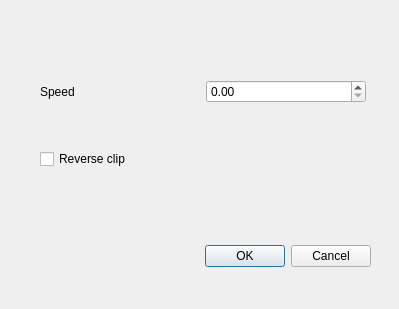
<?xml version="1.0" encoding="UTF-8"?>
<ui version="4.0">
 <class>SpeedDialog</class>
 <widget class="QDialog" name="SpeedDialog">
  <property name="geometry">
   <rect>
    <x>0</x>
    <y>0</y>
    <width>399</width>
    <height>309</height>
   </rect>
  </property>
  <property name="windowTitle">
   <string>Dialog</string>
  </property>
  <widget class="QDialogButtonBox" name="buttonBox">
   <property name="geometry">
    <rect>
     <x>30</x>
     <y>240</y>
     <width>341</width>
     <height>32</height>
    </rect>
   </property>
   <property name="orientation">
    <enum>Qt::Horizontal</enum>
   </property>
   <property name="standardButtons">
    <set>QDialogButtonBox::Cancel|QDialogButtonBox::Ok</set>
   </property>
  </widget>
  <widget class="QWidget" name="gridLayoutWidget">
   <property name="geometry">
    <rect>
     <x>40</x>
     <y>40</y>
     <width>326</width>
     <height>171</height>
    </rect>
   </property>
   <layout class="QGridLayout" name="gridLayout">
    <item row="0" column="0">
     <widget class="QLabel" name="label">
      <property name="text">
       <string>Speed</string>
      </property>
     </widget>
    </item>
    <item row="0" column="1">
     <widget class="QDoubleSpinBox" name="doubleSpinBox"/>
    </item>
    <item row="2" column="0" colspan="2">
     <widget class="QCheckBox" name="checkBox">
      <property name="text">
       <string>Reverse clip</string>
      </property>
     </widget>
    </item>
   </layout>
  </widget>
 </widget>
 <resources/>
 <connections>
  <connection>
   <sender>buttonBox</sender>
   <signal>accepted()</signal>
   <receiver>SpeedDialog</receiver>
   <slot>accept()</slot>
   <hints>
    <hint type="sourcelabel">
     <x>248</x>
     <y>254</y>
    </hint>
    <hint type="destinationlabel">
     <x>157</x>
     <y>274</y>
    </hint>
   </hints>
  </connection>
  <connection>
   <sender>buttonBox</sender>
   <signal>rejected()</signal>
   <receiver>SpeedDialog</receiver>
   <slot>reject()</slot>
   <hints>
    <hint type="sourcelabel">
     <x>316</x>
     <y>260</y>
    </hint>
    <hint type="destinationlabel">
     <x>286</x>
     <y>274</y>
    </hint>
   </hints>
  </connection>
 </connections>
</ui>
